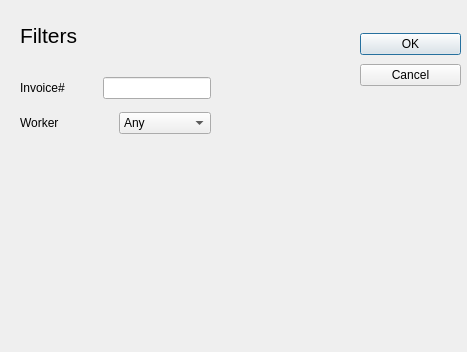
<?xml version="1.0" encoding="UTF-8"?>
<ui version="4.0">
 <class>FiltersWindow</class>
 <widget class="QDialog" name="FiltersWindow">
  <property name="geometry">
   <rect>
    <x>0</x>
    <y>0</y>
    <width>467</width>
    <height>352</height>
   </rect>
  </property>
  <property name="windowTitle">
   <string>Dialog</string>
  </property>
  <widget class="QLabel" name="label">
   <property name="geometry">
    <rect>
     <x>20</x>
     <y>20</y>
     <width>71</width>
     <height>31</height>
    </rect>
   </property>
   <property name="font">
    <font>
     <family>Helvetica</family>
     <pointsize>16</pointsize>
    </font>
   </property>
   <property name="text">
    <string>Filters</string>
   </property>
  </widget>
  <widget class="QWidget" name="">
   <property name="geometry">
    <rect>
     <x>360</x>
     <y>30</y>
     <width>101</width>
     <height>61</height>
    </rect>
   </property>
   <layout class="QVBoxLayout" name="verticalLayout">
    <item>
     <widget class="QPushButton" name="pushButton">
      <property name="text">
       <string>OK</string>
      </property>
     </widget>
    </item>
    <item>
     <widget class="QPushButton" name="pushButton_2">
      <property name="text">
       <string>Cancel</string>
      </property>
     </widget>
    </item>
   </layout>
  </widget>
  <widget class="QWidget" name="">
   <property name="geometry">
    <rect>
     <x>20</x>
     <y>70</y>
     <width>191</width>
     <height>71</height>
    </rect>
   </property>
   <layout class="QVBoxLayout" name="verticalLayout_2">
    <item>
     <layout class="QHBoxLayout" name="horizontalLayout">
      <item>
       <widget class="QLabel" name="label_2">
        <property name="font">
         <font>
          <family>Helvetica</family>
         </font>
        </property>
        <property name="text">
         <string>Invoice#</string>
        </property>
       </widget>
      </item>
      <item alignment="Qt::AlignRight">
       <widget class="QLineEdit" name="lineEdit"/>
      </item>
     </layout>
    </item>
    <item>
     <layout class="QHBoxLayout" name="horizontalLayout_2">
      <item>
       <widget class="QLabel" name="label_3">
        <property name="font">
         <font>
          <family>Helvetica</family>
         </font>
        </property>
        <property name="text">
         <string>Worker</string>
        </property>
       </widget>
      </item>
      <item>
       <widget class="QComboBox" name="comboBox">
        <item>
         <property name="text">
          <string>Any</string>
         </property>
        </item>
       </widget>
      </item>
     </layout>
    </item>
   </layout>
  </widget>
 </widget>
 <resources/>
 <connections/>
</ui>
